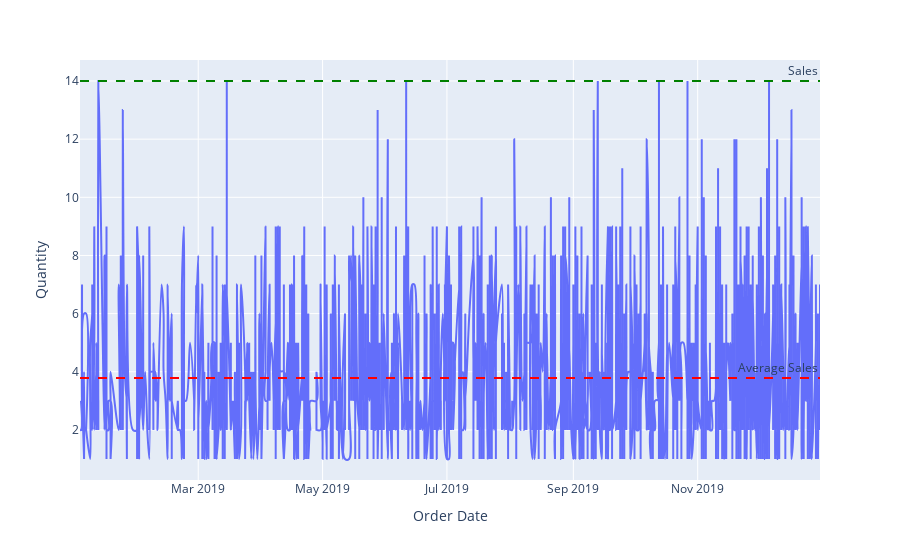

The notebook cell saved with this chart:
### Code cell
fig = px.line(df_line,
              x=df_line.index,
              y='Quantity',
              line_shape='spline',
              )
fig.add_hline(y=mean_sales, line_dash="dash", line_color="red", annotation_text="Average Sales")
fig.add_hline(y=max_sales, line_dash="dash", line_color="green", annotation_text=" Sales")
fig.show()

### Figure 1 — Plotly figure (JSON) as saved in the notebook; plotly's stock layout.template omitted (floating-point values rounded to 4 significant figures; data arrays with more than 128 entries replaced by an {"elided": "..."} marker saying what was removed)
{"data": [{"hovertemplate": "Order Date=%{x}<br>Quantity=%{y}<extra></extra>", "legendgroup": "", "line": {"color": "#636efa", "dash": "solid", "shape": "spline"}, "marker": {"symbol": "circle"}, "mode": "lines", "name": "", "orientation": "v", "showlegend": false, "type": "scatter", "x": {"elided": "2587 str values"}, "xaxis": "x", "y": {"elided": "2587 int values"}, "yaxis": "y"}], "layout": {"annotations": [{"showarrow": false, "text": "Average Sales", "x": 1, "xanchor": "right", "xref": "x domain", "y": 3.782, "yanchor": "bottom", "yref": "y"}, {"showarrow": false, "text": " Sales", "x": 1, "xanchor": "right", "xref": "x domain", "y": 14, "yanchor": "bottom", "yref": "y"}], "legend": {"tracegroupgap": 0}, "margin": {"t": 60}, "shapes": [{"line": {"color": "red", "dash": "dash"}, "type": "line", "x0": 0, "x1": 1, "xref": "x domain", "y0": 3.782, "y1": 3.782, "yref": "y"}, {"line": {"color": "green", "dash": "dash"}, "type": "line", "x0": 0, "x1": 1, "xref": "x domain", "y0": 14, "y1": 14, "yref": "y"}], "xaxis": {"anchor": "y", "domain": [0, 1], "title": {"text": "Order Date"}}, "yaxis": {"anchor": "x", "domain": [0, 1], "title": {"text": "Quantity"}}}}
